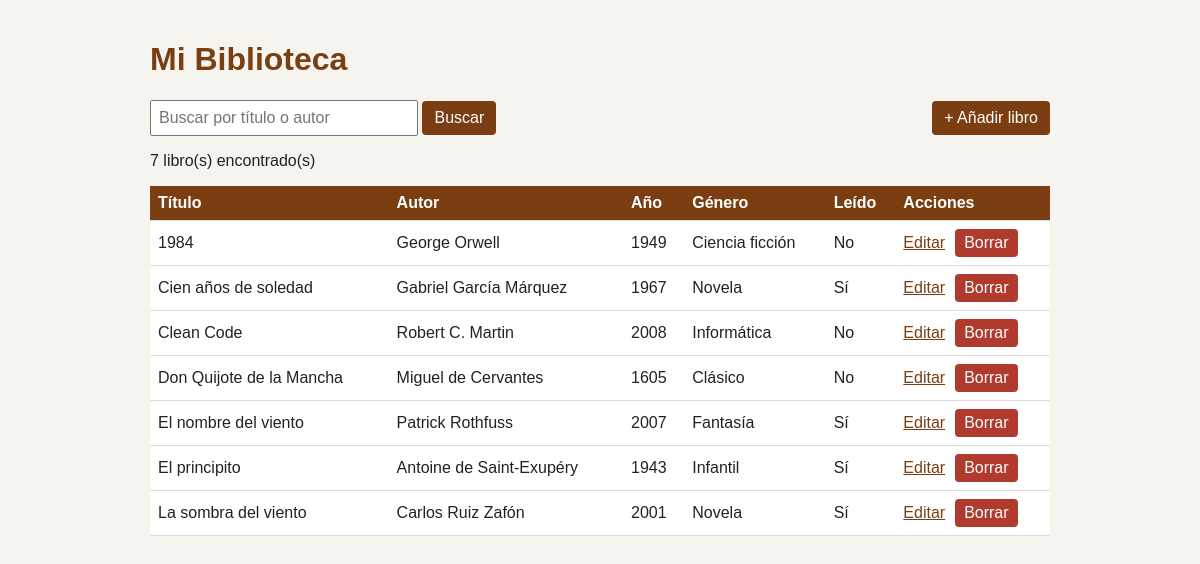
The page / on the database its author committed.
### tables this page shows
CREATE TABLE libros (
id INT AUTO_INCREMENT PRIMARY KEY,  
titulo VARCHAR(150) NOT NULL,  
autor VARCHAR(100) NOT NULL,
anio INT NOT NULL,  
genero VARCHAR(30) NOT NULL,
leido TINYINT(1) NOT NULL DEFAULT 0  
);

### index.php (the view, shortened to what this page needs)
<?php
require "conexion.php";
$buscar = trim($_GET["buscar"] ?? "");
if ($buscar === "") {
    $consulta = $pdo->query("SELECT * FROM libros ORDER BY titulo");
}
$libros = $consulta->fetchAll();
?>
<!DOCTYPE html>
<html lang="es">
<head>
    <link rel="stylesheet" href="estilos.css">
</head>
<body>
    <h1>Mi Biblioteca</h1>
    <div class="barra">
        <form action="" method="get">
            <input type="text" name="buscar" placeholder="Buscar por título o autor"
                value="<?= htmlspecialchars($buscar) ?>">
            <button type="submit">Buscar</button>
        </form>
        <a class="boton" href="nuevo.php">+ Añadir libro</a>
    </div>
    <p><?= count($libros) ?> libro(s) encontrado(s)</p>
    <?php if (count($libros) === 0): ?>
        <p>No hay ningún libro que mostrar.</p>
    <?php else: ?>
        <table>
            <tr>
                <th>Título</th>
                <th>Autor</th>
                <th>Año</th>
                <th>Género</th>
                <th>Leído</th>
                <th>Acciones</th>
            </tr>
            <?php foreach ($libros as $libro): ?>
                <tr>
                    <td><?= htmlspecialchars($libro["titulo"]) ?></td>
                    <td><?= htmlspecialchars($libro["autor"]) ?></td>
                    <td><?= $libro["anio"] ?></td>
                    <td><?= htmlspecialchars($libro["genero"]) ?></td>
                    <td><?= $libro["leido"] ? "Sí" : "No" ?></td>
                    <td class="acciones">
                        <a href="editar.php?id=<?= $libro["id"] ?>">Editar</a>
                        <form action="borrar.php" method="post" onsubmit="return confirm('¿Seguro que quieres borrarlo?')">
                            <button type="submit" class="peligro">Borrar</button>
                        </form>
                    </td>
                </tr>
            <?php endforeach; ?>
        </table>
    <?php endif; ?>
</body>
</html>

### estilos.css (style rules this page uses)
body { font-family: Arial, sans-serif; max-width: 900px; margin: 0 auto; padding: 20px; background: #f6f4ef; color: #222; }
h1 { color: #7a3e12; }
a { color: #7a3e12; }
.barra { display: flex; justify-content: space-between; align-items: center; gap: 10px; flex-wrap: wrap; }
.barra input { width: 250px; }
input, select, button { padding: 7px; font-size: 1em; }
button, .boton { background: #7a3e12; color: white; border: none; border-radius: 4px; cursor: pointer; text-decoration: none; padding: 8px 12px; }
button.peligro { background: #b03a2e; padding: 5px 9px; }
table { width: 100%; border-collapse: collapse; background: white; }
th, td { padding: 8px; border-bottom: 1px solid #ddd; text-align: left; }
th { background: #7a3e12; color: white; }
.acciones { display: flex; gap: 10px; align-items: center; }
.acciones form { margin: 0; }

### rows shown on the page
libros: titulo "1984", autor "George Orwell", anio "1949", genero "Ciencia ficción", leido "No"
libros: titulo "Cien años de soledad", autor "Gabriel García Márquez", anio "1967", genero "Novela", leido "Sí"
libros: titulo "Clean Code", autor "Robert C. Martin", anio "2008", genero "Informática", leido "No"
libros: titulo "Don Quijote de la Mancha", autor "Miguel de Cervantes", anio "1605", genero "Clásico", leido "No"
libros: titulo "El nombre del viento", autor "Patrick Rothfuss", anio "2007", genero "Fantasía", leido "Sí"
libros: titulo "El principito", autor "Antoine de Saint-Exupéry", anio "1943", genero "Infantil", leido "Sí"
libros: titulo "La sombra del viento", autor "Carlos Ruiz Zafón", anio "2001", genero "Novela", leido "Sí"

### other values the page prints
count($libros) "7"
